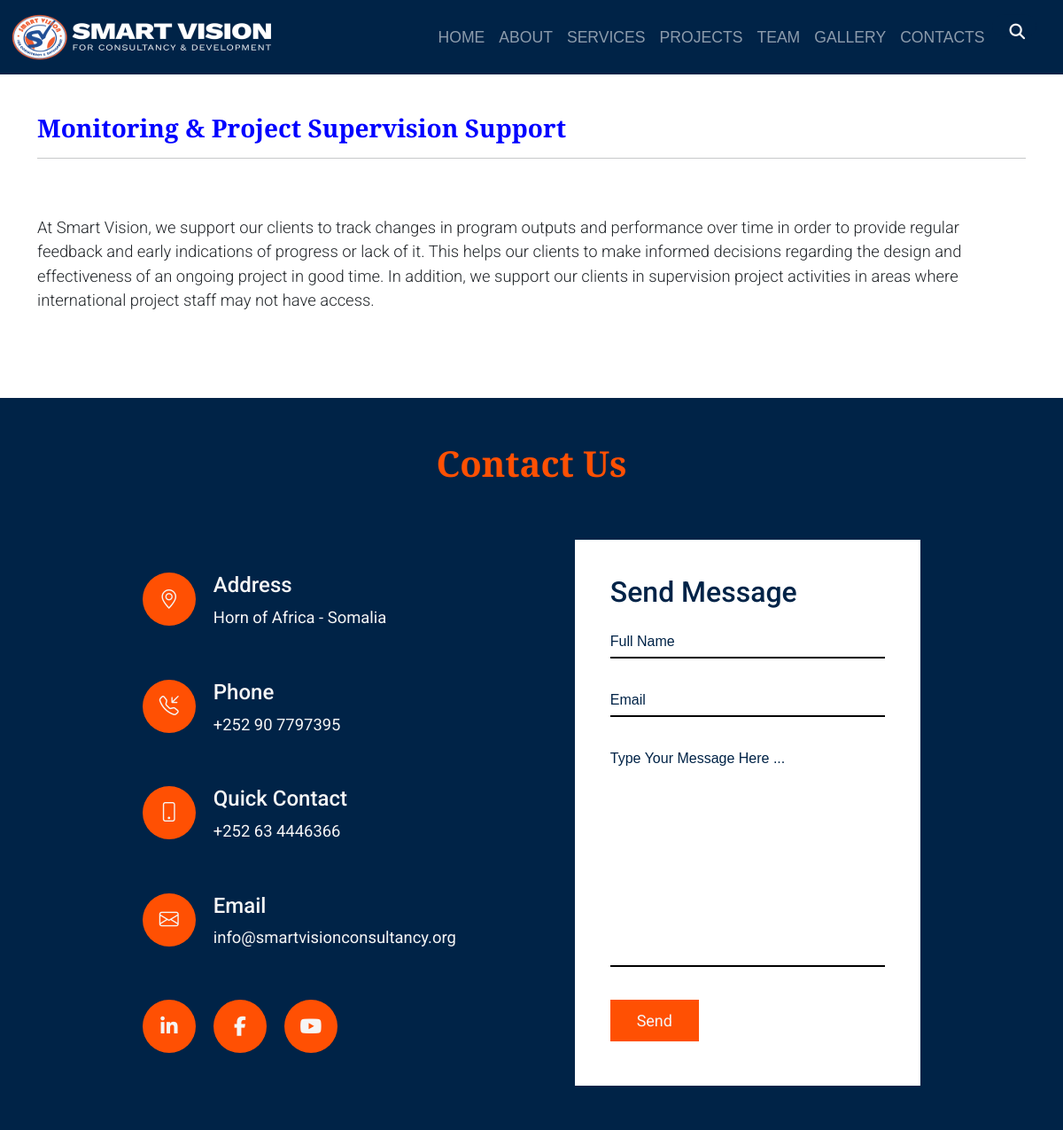
The page /service/1/ on the database its author committed.
### base/models.py (models this page shows, shortened)
class Service(models.Model):
    name = models.CharField(max_length=200)
    description = models.TextField()
    icon = models.CharField(max_length=200, null=True, blank=True)

### base/views.py (the view)
# urls.py: path('service/<str:pk>/' , views.servicePage, name="service"),
def servicePage(request, pk):
    service = Service.objects.get(id=pk)
    services = Service.objects.all()
    context = {'service':service, 'services':services }
    return render(request, 'base/single-service.html', context)

### base/templates/base/single-service.html (shortened to what this page needs)
{% extends 'main.html' %}
{% load static %}
{% block content %}
<div class="navigation">
  <nav class="navbar fixed-top navbar-expand-lg navbar-dark">
    <a href="{% url 'index' %}">
      <img src="{% static 'images/svlogo.png' %}" alt="" width="300" height="55" class="d-inline-block" />
    </a>
    <div class="collapse navbar-collapse justify-content-end" id="navbarNav">
      <ul class="navbar-nav ml-auto mx-3">
        <li class="nav-item">
          <a class="nav-link" aria-current="page" href="{% url 'index' %}">HOME</a>
        </li>
        <li class="nav-item">
          <a class="nav-link" href="{% url 'about' %}">ABOUT</a>
        </li>
        <li class="nav-item">
          <a class="nav-link" href="/services.html">SERVICES</a>
        </li>
        <li class="nav-item">
          <a class="nav-link" href="{% url 'projects' %}">PROJECTS</a>
        </li>
        <li class="nav-item">
          <a class="nav-link" href="{% url 'team' %}">TEAM</a>
        </li>
        <li class="nav-item">
          <a class="nav-link" href="{% url 'gallery' %}">GALLERY</a>
        </li>
        <li class="nav-item">
          <a class="nav-link" href="{% url 'contact' %}">CONTACTS</a>
        </li>
        <li class="nav-item">
          <form method=POST action="{% url 'search' %}">
            <i class="fa fa-search"></i>
          </form>
        </li>
      </ul>
    </div>
  </nav>
</div>
<div class="single-service padding">
  <div class="container-md">
    <br /><br />
    <h3>
      {{service.name}}
    </h3>
    <hr />
    <br /><br />
    <p class="lead">
      {{service.description}}
    </p>
  </div>
</div>
{% endblock content %}

### static/style.css (style rules this page uses)
html, body { height: 100%; width: 100%; font-family: 'Poppins', sans-serif; position: relative; -webkit-font-smoothing: antialiased; margin: 0; }
* { -webkit-box-sizing: border-box; -moz-box-sizing: border-box; box-sizing: border-box; }
.navbar { padding: .9rem; background-color: #002347; font-size: 1.1em; color: whitesmoke; }
.navbar-nav { align-items: center; display: flex; }
.navigation form { position: relative; top: 50%; left: 50%; transform: translate(-50%,-50%); transition: all 1s; width: 50px; height: 25px; background: #002347; box-sizing: border-box; border-radius: 25px; border: 4px #002347; padding: 5px; }
.fa { box-sizing: border-box; padding: 10px; width: 42.5px; height: 42.5px; position: absolute; top: 0; right: 0; border-radius: 50%; color: whitesmoke; text-align: center; font-size: 1em; transition: all 1s; }
.navigation a { text-decoration: none; color: whitesmoke; }
.padding { padding: 80px 0; }
.about h2, .services h1, .project-carousel h3, .projects h1, .counter h1, .team h1, .gallery-heading h1, .client-heading h1, .contact h1, .testimony-heading h1, .about-page-heading h1, .about-history-txt h1, .profile h1, .single-project h3, .single-service h3 { font-family: 'Cormorant Garamond', serif; font-weight: 600; color: blue; }
.about p, .services p, .project-carousel, .projects p, .team p, .member p, .client-heading p, .contact-heading p, .contact p, .testimony-heading p, .about-history-txt p, .about-page-heading p, .profile p, .single-project p, .single-service p { font-family: 'Roboto', sans-serif; font-size: 1.15em; }

### rows shown on the page
Service: name "Monitoring & Project Supervision Support", description "At Smart Vision, we support our clients to track changes in program outputs and performance over time in order to provide regular feedback and early indications of progress or lack of it. This helps our clients to make informed decisions regarding the design and effectiveness of an ongoing project in good time. In addition, we support our clients in supervision project activities in areas where international project staff may not have access."
